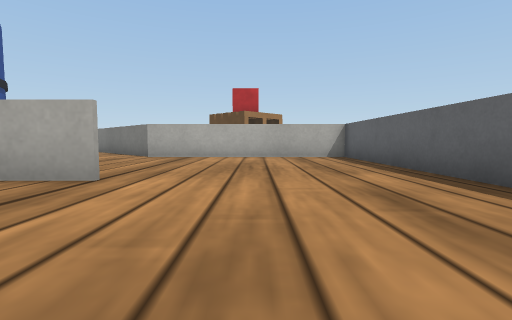
View 1 (above)

16 first-person views from a walk through a Webots world. The camera is 0.05 m above the floor, tilts 4° down and sees 85° across. The floor is counted in squares, 0.1 m on a side. Each view is taken from the middle of a square. On the plan, view 1 faces up. The plan holds only what a view shows up to about 9 squares ahead; the rest is blank. The robots in the file are not drawn. Simple shapes and patterns stand in for the simulator's stock objects.

View 2
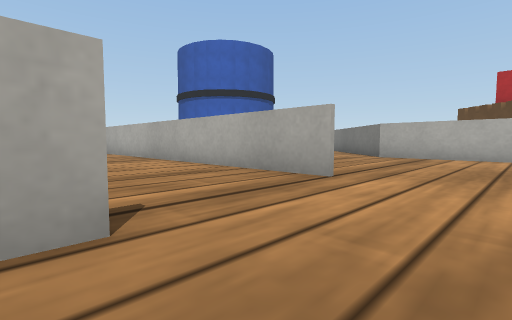

View 3
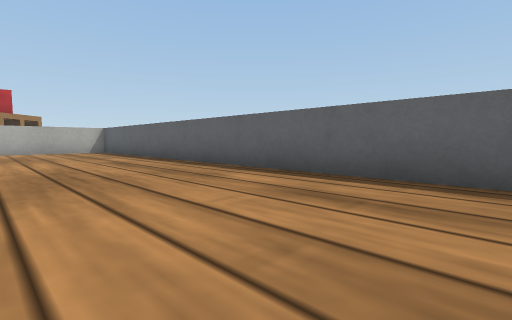

View 4
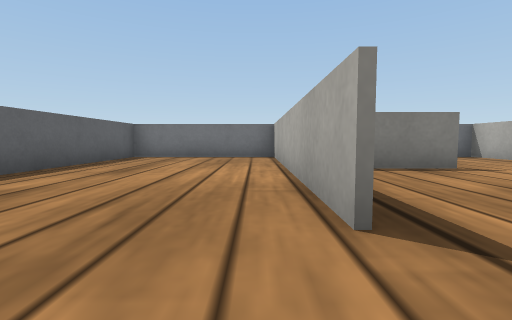

View 5
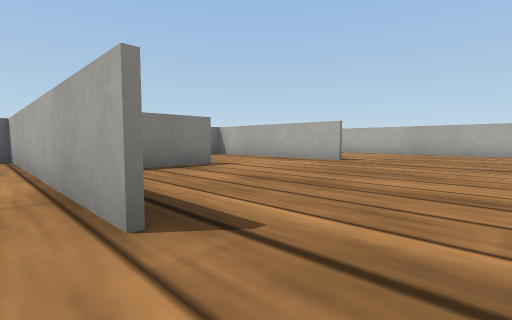

View 6
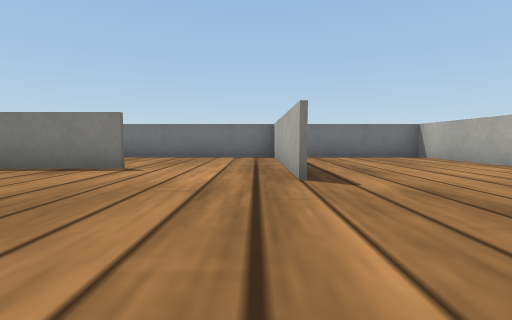

View 7
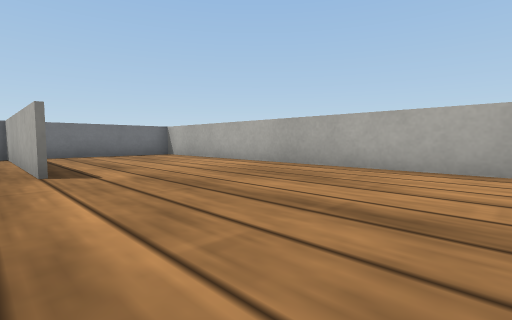

View 8
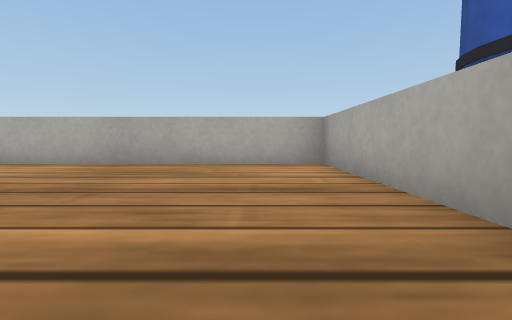

View 9
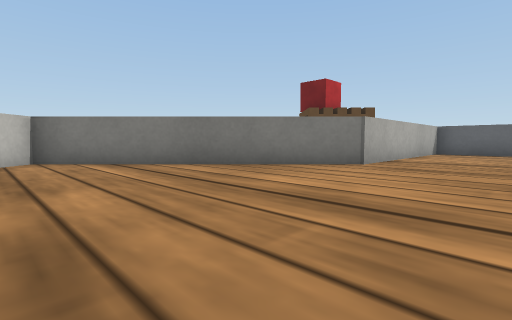

View 10
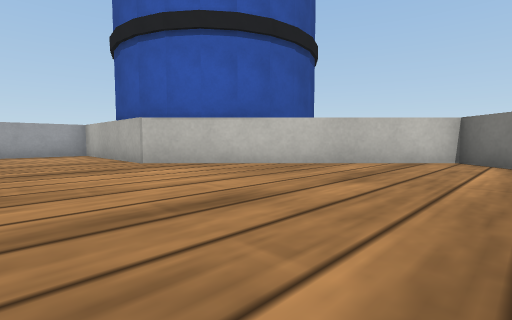

View 11
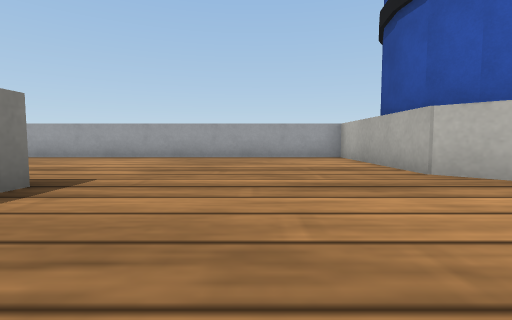

View 12
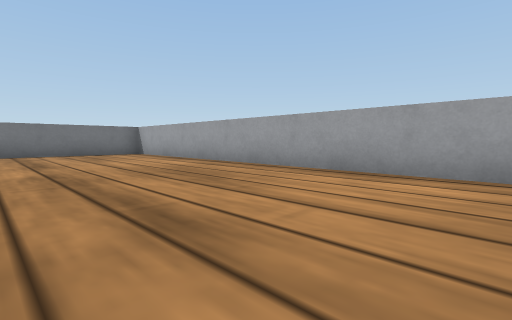

View 13
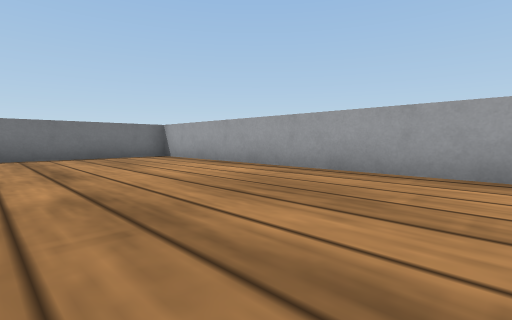

View 14
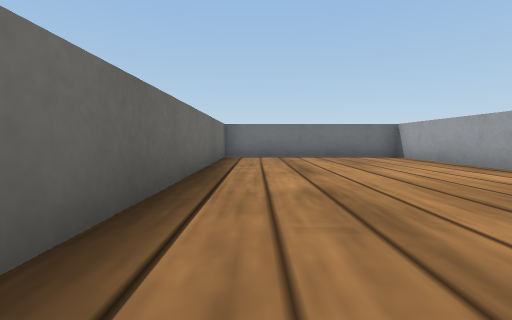

View 15
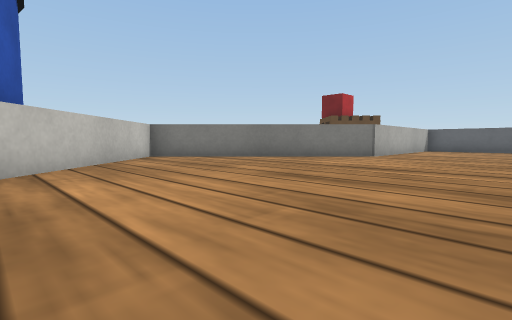

View 16
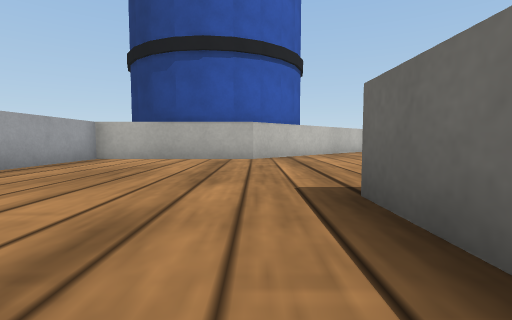

### Floor plan
Points are (right, up) in squares from view 1. A wall is a line through its corners. A room is listed if a view was taken in it or the views show most of it. See-through windows are left out.
Room 1 (views 1, 2, 3, 4, 5)
walls: (-1.5, 0.5) (-1.5, -6.5); (-1.9, 3.5) (-4.6, 3.5); (-2.1, -6.5) (2.7, -6.5) (2.7, 3.5)
ways out: opening at (-3.5, 2) to room 2; opening at (0, 4) to room 3
Room 2 (views 6, 7, 8)
walls: (-7.6, -1.5) (-7.6, -3.5); (-4.6, -3) (-2.4, -3); (-4.6, 3.5) (-7.6, 3.5)
ways out: opening at (-3.5, 2) to room 1; opening at (-8, 1) to room 4; opening at (-6, -3) to room 5
Room 3 (views 9, 10, 11, 12, 13, 14, 15, 16)
walls: (-16.4, 8.5) (-17.3, 8.5) (-17.3, -6.5) (-12.1, -6.5) (-12.1, 3.5); (2.7, 3.5) (2.7, 8.5) (-3.2, 8.5) (-8.2, 13.5) (-13.1, 8.5) (-13.5, 8.5)
ways out: opening at (0, 4) to room 1
Room 4 (no view inside)
walls: (-7.6, 3.5) (-12, 3.5) (-12, -6.5); (-12.1, -6.5) (-8.1, -6.5)
ways out: opening at (-8, 1) to room 2
Room 5 (no view inside)
walls: (-7.6, -3.5) (-7.6, -6.5); (-8.1, -6.5) (-2.1, -6.5)
ways out: opening at (-6, -3) to room 2

Where each view was taken, in squares from view 1:
view 1: 0 up, 0 right, facing up
view 2: 0 up, 0 right, facing up-left
view 3: 4 down, 1 left, facing up-right
view 4: 2 up, 1 left, facing down
view 5: 2 up, 1 left, facing down-left
view 6: 2 up, 7 left, facing down
view 7: 3 up, 7 left, facing down-left
view 8: 2 up, 6 left, facing left
view 9: 6 up, 9 left, facing up-right
view 10: 6 up, 7 left, facing up-left
view 11: 6 up, 9 left, facing left
view 12: 4 up, 13 left, facing down-left
view 13: 2 up, 13 left, facing down-left
view 14: 2 up, 13 left, facing down
view 15: 5 up, 12 left, facing up-right
view 16: 1 up, 13 left, facing up
